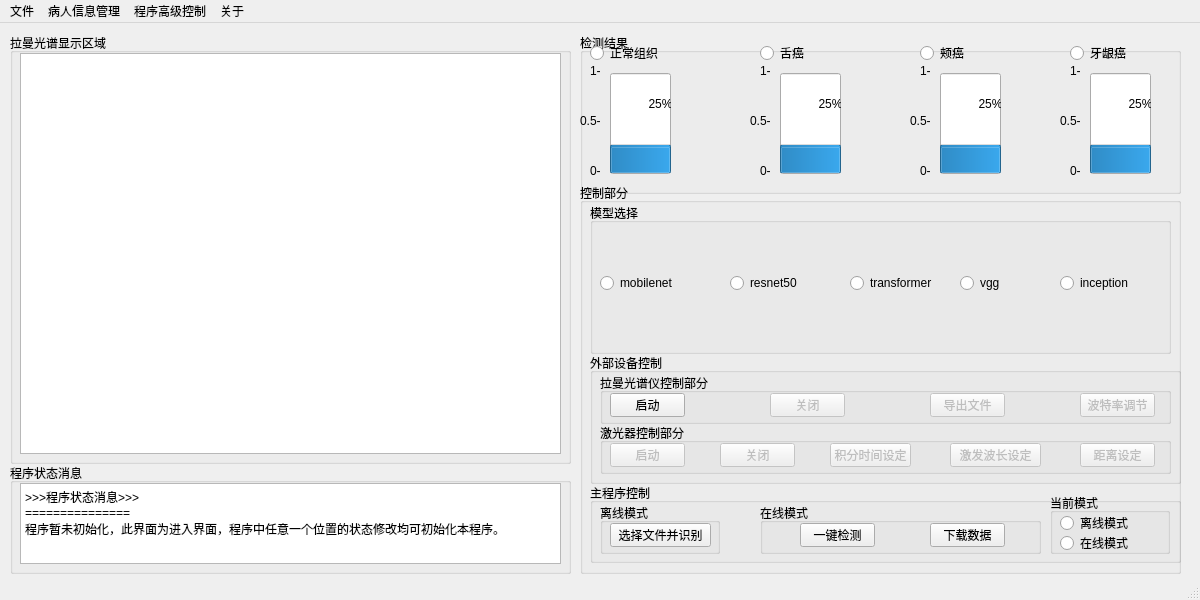
<?xml version="1.0" encoding="UTF-8"?>
<ui version="4.0">
 <class>MainWindow</class>
 <widget class="QMainWindow" name="MainWindow">
  <property name="geometry">
   <rect>
    <x>0</x>
    <y>0</y>
    <width>1200</width>
    <height>600</height>
   </rect>
  </property>
  <property name="minimumSize">
   <size>
    <width>1200</width>
    <height>600</height>
   </size>
  </property>
  <property name="maximumSize">
   <size>
    <width>1200</width>
    <height>600</height>
   </size>
  </property>
  <property name="windowTitle">
   <string>MainWindow</string>
  </property>
  <widget class="QWidget" name="centralwidget">
   <widget class="QGroupBox" name="groupBox">
    <property name="geometry">
     <rect>
      <x>10</x>
      <y>10</y>
      <width>561</width>
      <height>431</height>
     </rect>
    </property>
    <property name="title">
     <string>拉曼光谱显示区域</string>
    </property>
    <widget class="QGraphicsView" name="graphicsView">
     <property name="geometry">
      <rect>
       <x>10</x>
       <y>20</y>
       <width>541</width>
       <height>401</height>
      </rect>
     </property>
    </widget>
    <widget class="QLabel" name="label">
     <property name="geometry">
      <rect>
       <x>12</x>
       <y>15</y>
       <width>541</width>
       <height>411</height>
      </rect>
     </property>
     <property name="text">
      <string/>
     </property>
    </widget>
   </widget>
   <widget class="QGroupBox" name="groupBox_2">
    <property name="geometry">
     <rect>
      <x>580</x>
      <y>10</y>
      <width>601</width>
      <height>161</height>
     </rect>
    </property>
    <property name="title">
     <string>检测结果</string>
    </property>
    <widget class="QRadioButton" name="radioButton">
     <property name="geometry">
      <rect>
       <x>10</x>
       <y>10</y>
       <width>95</width>
       <height>20</height>
      </rect>
     </property>
     <property name="text">
      <string>正常组织</string>
     </property>
    </widget>
    <widget class="QRadioButton" name="radioButton_2">
     <property name="geometry">
      <rect>
       <x>180</x>
       <y>10</y>
       <width>95</width>
       <height>20</height>
      </rect>
     </property>
     <property name="text">
      <string>舌癌</string>
     </property>
    </widget>
    <widget class="QRadioButton" name="radioButton_3">
     <property name="geometry">
      <rect>
       <x>340</x>
       <y>10</y>
       <width>95</width>
       <height>20</height>
      </rect>
     </property>
     <property name="text">
      <string>颊癌</string>
     </property>
    </widget>
    <widget class="QRadioButton" name="radioButton_4">
     <property name="geometry">
      <rect>
       <x>490</x>
       <y>10</y>
       <width>95</width>
       <height>20</height>
      </rect>
     </property>
     <property name="text">
      <string>牙龈癌</string>
     </property>
    </widget>
    <widget class="QProgressBar" name="progressBar">
     <property name="geometry">
      <rect>
       <x>30</x>
       <y>40</y>
       <width>61</width>
       <height>101</height>
      </rect>
     </property>
     <property name="value">
      <number>25</number>
     </property>
     <property name="alignment">
      <set>Qt::AlignBottom|Qt::AlignJustify</set>
     </property>
     <property name="orientation">
      <enum>Qt::Vertical</enum>
     </property>
    </widget>
    <widget class="QProgressBar" name="progressBar_2">
     <property name="geometry">
      <rect>
       <x>200</x>
       <y>40</y>
       <width>61</width>
       <height>101</height>
      </rect>
     </property>
     <property name="value">
      <number>25</number>
     </property>
     <property name="orientation">
      <enum>Qt::Vertical</enum>
     </property>
    </widget>
    <widget class="QProgressBar" name="progressBar_3">
     <property name="geometry">
      <rect>
       <x>360</x>
       <y>40</y>
       <width>61</width>
       <height>101</height>
      </rect>
     </property>
     <property name="value">
      <number>25</number>
     </property>
     <property name="orientation">
      <enum>Qt::Vertical</enum>
     </property>
    </widget>
    <widget class="QProgressBar" name="progressBar_4">
     <property name="geometry">
      <rect>
       <x>510</x>
       <y>40</y>
       <width>61</width>
       <height>101</height>
      </rect>
     </property>
     <property name="value">
      <number>25</number>
     </property>
     <property name="orientation">
      <enum>Qt::Vertical</enum>
     </property>
    </widget>
    <widget class="QRadioButton" name="radioButton_21">
     <property name="geometry">
      <rect>
       <x>650</x>
       <y>20</y>
       <width>95</width>
       <height>20</height>
      </rect>
     </property>
     <property name="text">
      <string>保留</string>
     </property>
    </widget>
    <widget class="QLabel" name="label_5">
     <property name="geometry">
      <rect>
       <x>0</x>
       <y>80</y>
       <width>31</width>
       <height>16</height>
      </rect>
     </property>
     <property name="text">
      <string>0.5-</string>
     </property>
    </widget>
    <widget class="QLabel" name="label_6">
     <property name="geometry">
      <rect>
       <x>10</x>
       <y>30</y>
       <width>21</width>
       <height>16</height>
      </rect>
     </property>
     <property name="text">
      <string>1-</string>
     </property>
    </widget>
    <widget class="QLabel" name="label_7">
     <property name="geometry">
      <rect>
       <x>10</x>
       <y>130</y>
       <width>21</width>
       <height>16</height>
      </rect>
     </property>
     <property name="text">
      <string>0-</string>
     </property>
    </widget>
    <widget class="QLabel" name="label_8">
     <property name="geometry">
      <rect>
       <x>170</x>
       <y>80</y>
       <width>21</width>
       <height>16</height>
      </rect>
     </property>
     <property name="text">
      <string>0.5-</string>
     </property>
    </widget>
    <widget class="QLabel" name="label_9">
     <property name="geometry">
      <rect>
       <x>180</x>
       <y>30</y>
       <width>21</width>
       <height>16</height>
      </rect>
     </property>
     <property name="text">
      <string>1-</string>
     </property>
    </widget>
    <widget class="QLabel" name="label_10">
     <property name="geometry">
      <rect>
       <x>180</x>
       <y>130</y>
       <width>21</width>
       <height>16</height>
      </rect>
     </property>
     <property name="text">
      <string>0-</string>
     </property>
    </widget>
    <widget class="QLabel" name="label_11">
     <property name="geometry">
      <rect>
       <x>330</x>
       <y>80</y>
       <width>21</width>
       <height>16</height>
      </rect>
     </property>
     <property name="text">
      <string>0.5-</string>
     </property>
    </widget>
    <widget class="QLabel" name="label_12">
     <property name="geometry">
      <rect>
       <x>340</x>
       <y>30</y>
       <width>21</width>
       <height>16</height>
      </rect>
     </property>
     <property name="text">
      <string>1-</string>
     </property>
    </widget>
    <widget class="QLabel" name="label_13">
     <property name="geometry">
      <rect>
       <x>340</x>
       <y>130</y>
       <width>21</width>
       <height>16</height>
      </rect>
     </property>
     <property name="text">
      <string>0-</string>
     </property>
    </widget>
    <widget class="QLabel" name="label_14">
     <property name="geometry">
      <rect>
       <x>480</x>
       <y>80</y>
       <width>21</width>
       <height>16</height>
      </rect>
     </property>
     <property name="text">
      <string>0.5-</string>
     </property>
    </widget>
    <widget class="QLabel" name="label_15">
     <property name="geometry">
      <rect>
       <x>490</x>
       <y>30</y>
       <width>21</width>
       <height>16</height>
      </rect>
     </property>
     <property name="text">
      <string>1-</string>
     </property>
    </widget>
    <widget class="QLabel" name="label_16">
     <property name="geometry">
      <rect>
       <x>490</x>
       <y>130</y>
       <width>21</width>
       <height>16</height>
      </rect>
     </property>
     <property name="text">
      <string>0-</string>
     </property>
    </widget>
   </widget>
   <widget class="QGroupBox" name="groupBox_3">
    <property name="geometry">
     <rect>
      <x>580</x>
      <y>160</y>
      <width>601</width>
      <height>391</height>
     </rect>
    </property>
    <property name="title">
     <string>控制部分</string>
    </property>
    <widget class="QGroupBox" name="groupBox_4">
     <property name="geometry">
      <rect>
       <x>10</x>
       <y>20</y>
       <width>581</width>
       <height>151</height>
      </rect>
     </property>
     <property name="title">
      <string>模型选择</string>
     </property>
     <widget class="QRadioButton" name="radioButton_5">
      <property name="geometry">
       <rect>
        <x>790</x>
        <y>20</y>
        <width>95</width>
        <height>20</height>
       </rect>
      </property>
      <property name="text">
       <string>AlexNet</string>
      </property>
     </widget>
     <widget class="QRadioButton" name="radioButton_6">
      <property name="geometry">
       <rect>
        <x>710</x>
        <y>20</y>
        <width>95</width>
        <height>20</height>
       </rect>
      </property>
      <property name="text">
       <string>DenseNet</string>
      </property>
     </widget>
     <widget class="QRadioButton" name="radioButton_7">
      <property name="geometry">
       <rect>
        <x>630</x>
        <y>20</y>
        <width>95</width>
        <height>20</height>
       </rect>
      </property>
      <property name="text">
       <string>EfficientNet</string>
      </property>
     </widget>
     <widget class="QRadioButton" name="radioButton_8">
      <property name="geometry">
       <rect>
        <x>790</x>
        <y>70</y>
        <width>95</width>
        <height>20</height>
       </rect>
      </property>
      <property name="text">
       <string>MobileNet</string>
      </property>
     </widget>
     <widget class="QRadioButton" name="radioButton_9">
      <property name="geometry">
       <rect>
        <x>710</x>
        <y>110</y>
        <width>95</width>
        <height>20</height>
       </rect>
      </property>
      <property name="text">
       <string>GhostNet</string>
      </property>
     </widget>
     <widget class="QRadioButton" name="radioButton_10">
      <property name="geometry">
       <rect>
        <x>630</x>
        <y>50</y>
        <width>95</width>
        <height>20</height>
       </rect>
      </property>
      <property name="text">
       <string>Inception</string>
      </property>
     </widget>
     <widget class="QRadioButton" name="radioButton_11">
      <property name="geometry">
       <rect>
        <x>710</x>
        <y>50</y>
        <width>95</width>
        <height>20</height>
       </rect>
      </property>
      <property name="text">
       <string>SqueezeNet</string>
      </property>
     </widget>
     <widget class="QRadioButton" name="radioButton_12">
      <property name="geometry">
       <rect>
        <x>710</x>
        <y>70</y>
        <width>95</width>
        <height>20</height>
       </rect>
      </property>
      <property name="text">
       <string>ResNet</string>
      </property>
     </widget>
     <widget class="QRadioButton" name="radioButton_13">
      <property name="geometry">
       <rect>
        <x>630</x>
        <y>70</y>
        <width>95</width>
        <height>20</height>
       </rect>
      </property>
      <property name="text">
       <string>ShuffleNet</string>
      </property>
     </widget>
     <widget class="QRadioButton" name="radioButton_14">
      <property name="geometry">
       <rect>
        <x>790</x>
        <y>110</y>
        <width>95</width>
        <height>20</height>
       </rect>
      </property>
      <property name="text">
       <string>PCA+LDA</string>
      </property>
     </widget>
     <widget class="QRadioButton" name="radioButton_15">
      <property name="geometry">
       <rect>
        <x>790</x>
        <y>50</y>
        <width>95</width>
        <height>20</height>
       </rect>
      </property>
      <property name="text">
       <string>Transformer</string>
      </property>
     </widget>
     <widget class="QRadioButton" name="radioButton_16">
      <property name="geometry">
       <rect>
        <x>790</x>
        <y>90</y>
        <width>95</width>
        <height>20</height>
       </rect>
      </property>
      <property name="text">
       <string>VggNet</string>
      </property>
     </widget>
     <widget class="QRadioButton" name="radioButton_17">
      <property name="geometry">
       <rect>
        <x>710</x>
        <y>90</y>
        <width>95</width>
        <height>20</height>
       </rect>
      </property>
      <property name="text">
       <string>RexNeXt</string>
      </property>
     </widget>
     <widget class="QRadioButton" name="radioButton_18">
      <property name="geometry">
       <rect>
        <x>630</x>
        <y>90</y>
        <width>95</width>
        <height>20</height>
       </rect>
      </property>
      <property name="text">
       <string>PCA+SVM</string>
      </property>
     </widget>
     <widget class="QRadioButton" name="radioButton_22">
      <property name="geometry">
       <rect>
        <x>10</x>
        <y>70</y>
        <width>95</width>
        <height>20</height>
       </rect>
      </property>
      <property name="text">
       <string>mobilenet</string>
      </property>
     </widget>
     <widget class="QRadioButton" name="radioButton_23">
      <property name="geometry">
       <rect>
        <x>140</x>
        <y>70</y>
        <width>95</width>
        <height>20</height>
       </rect>
      </property>
      <property name="text">
       <string>resnet50</string>
      </property>
     </widget>
     <widget class="QRadioButton" name="radioButton_24">
      <property name="geometry">
       <rect>
        <x>260</x>
        <y>70</y>
        <width>95</width>
        <height>20</height>
       </rect>
      </property>
      <property name="text">
       <string>transformer</string>
      </property>
     </widget>
     <widget class="QRadioButton" name="radioButton_25">
      <property name="geometry">
       <rect>
        <x>370</x>
        <y>70</y>
        <width>95</width>
        <height>20</height>
       </rect>
      </property>
      <property name="text">
       <string>vgg</string>
      </property>
     </widget>
     <widget class="QRadioButton" name="radioButton_26">
      <property name="geometry">
       <rect>
        <x>470</x>
        <y>70</y>
        <width>95</width>
        <height>20</height>
       </rect>
      </property>
      <property name="text">
       <string>inception</string>
      </property>
     </widget>
    </widget>
    <widget class="QGroupBox" name="groupBox_5">
     <property name="geometry">
      <rect>
       <x>10</x>
       <y>170</y>
       <width>591</width>
       <height>131</height>
      </rect>
     </property>
     <property name="title">
      <string>外部设备控制</string>
     </property>
     <widget class="QGroupBox" name="groupBox_6">
      <property name="geometry">
       <rect>
        <x>10</x>
        <y>20</y>
        <width>571</width>
        <height>51</height>
       </rect>
      </property>
      <property name="title">
       <string>拉曼光谱仪控制部分</string>
      </property>
      <widget class="QPushButton" name="pushButton_2">
       <property name="enabled">
        <bool>true</bool>
       </property>
       <property name="geometry">
        <rect>
         <x>10</x>
         <y>20</y>
         <width>75</width>
         <height>24</height>
        </rect>
       </property>
       <property name="text">
        <string>启动</string>
       </property>
      </widget>
      <widget class="QPushButton" name="pushButton_3">
       <property name="enabled">
        <bool>false</bool>
       </property>
       <property name="geometry">
        <rect>
         <x>170</x>
         <y>20</y>
         <width>75</width>
         <height>24</height>
        </rect>
       </property>
       <property name="text">
        <string>关闭</string>
       </property>
      </widget>
      <widget class="QPushButton" name="pushButton_4">
       <property name="enabled">
        <bool>false</bool>
       </property>
       <property name="geometry">
        <rect>
         <x>330</x>
         <y>20</y>
         <width>75</width>
         <height>24</height>
        </rect>
       </property>
       <property name="text">
        <string>导出文件</string>
       </property>
      </widget>
      <widget class="QPushButton" name="pushButton_7">
       <property name="enabled">
        <bool>false</bool>
       </property>
       <property name="geometry">
        <rect>
         <x>480</x>
         <y>20</y>
         <width>75</width>
         <height>24</height>
        </rect>
       </property>
       <property name="text">
        <string>波特率调节</string>
       </property>
      </widget>
     </widget>
     <widget class="QGroupBox" name="groupBox_7">
      <property name="geometry">
       <rect>
        <x>10</x>
        <y>70</y>
        <width>571</width>
        <height>51</height>
       </rect>
      </property>
      <property name="title">
       <string>激光器控制部分</string>
      </property>
      <widget class="QPushButton" name="pushButton_5">
       <property name="enabled">
        <bool>false</bool>
       </property>
       <property name="geometry">
        <rect>
         <x>10</x>
         <y>20</y>
         <width>75</width>
         <height>24</height>
        </rect>
       </property>
       <property name="text">
        <string>启动</string>
       </property>
      </widget>
      <widget class="QPushButton" name="pushButton_6">
       <property name="enabled">
        <bool>false</bool>
       </property>
       <property name="geometry">
        <rect>
         <x>120</x>
         <y>20</y>
         <width>75</width>
         <height>24</height>
        </rect>
       </property>
       <property name="text">
        <string>关闭</string>
       </property>
      </widget>
      <widget class="QPushButton" name="pushButton_8">
       <property name="enabled">
        <bool>false</bool>
       </property>
       <property name="geometry">
        <rect>
         <x>230</x>
         <y>20</y>
         <width>81</width>
         <height>24</height>
        </rect>
       </property>
       <property name="text">
        <string>积分时间设定</string>
       </property>
      </widget>
      <widget class="QPushButton" name="pushButton_9">
       <property name="enabled">
        <bool>false</bool>
       </property>
       <property name="geometry">
        <rect>
         <x>350</x>
         <y>20</y>
         <width>91</width>
         <height>24</height>
        </rect>
       </property>
       <property name="text">
        <string>激发波长设定</string>
       </property>
      </widget>
      <widget class="QPushButton" name="pushButton_10">
       <property name="enabled">
        <bool>false</bool>
       </property>
       <property name="geometry">
        <rect>
         <x>480</x>
         <y>20</y>
         <width>75</width>
         <height>24</height>
        </rect>
       </property>
       <property name="text">
        <string>距离设定</string>
       </property>
      </widget>
     </widget>
    </widget>
    <widget class="QGroupBox" name="groupBox_8">
     <property name="geometry">
      <rect>
       <x>10</x>
       <y>300</y>
       <width>591</width>
       <height>80</height>
      </rect>
     </property>
     <property name="title">
      <string>主程序控制</string>
     </property>
     <widget class="QGroupBox" name="groupBox_9">
      <property name="geometry">
       <rect>
        <x>460</x>
        <y>10</y>
        <width>120</width>
        <height>61</height>
       </rect>
      </property>
      <property name="title">
       <string>当前模式</string>
      </property>
      <widget class="QRadioButton" name="radioButton_19">
       <property name="geometry">
        <rect>
         <x>10</x>
         <y>20</y>
         <width>95</width>
         <height>20</height>
        </rect>
       </property>
       <property name="text">
        <string>离线模式</string>
       </property>
      </widget>
      <widget class="QRadioButton" name="radioButton_20">
       <property name="geometry">
        <rect>
         <x>10</x>
         <y>40</y>
         <width>95</width>
         <height>20</height>
        </rect>
       </property>
       <property name="text">
        <string>在线模式</string>
       </property>
      </widget>
     </widget>
     <widget class="QGroupBox" name="groupBox_10">
      <property name="geometry">
       <rect>
        <x>10</x>
        <y>20</y>
        <width>120</width>
        <height>51</height>
       </rect>
      </property>
      <property name="title">
       <string>离线模式</string>
      </property>
      <widget class="QPushButton" name="pushButton_11">
       <property name="geometry">
        <rect>
         <x>10</x>
         <y>20</y>
         <width>101</width>
         <height>24</height>
        </rect>
       </property>
       <property name="text">
        <string>选择文件并识别</string>
       </property>
      </widget>
     </widget>
     <widget class="QGroupBox" name="groupBox_11">
      <property name="geometry">
       <rect>
        <x>170</x>
        <y>20</y>
        <width>281</width>
        <height>51</height>
       </rect>
      </property>
      <property name="title">
       <string>在线模式</string>
      </property>
      <widget class="QPushButton" name="pushButton_12">
       <property name="geometry">
        <rect>
         <x>40</x>
         <y>20</y>
         <width>75</width>
         <height>24</height>
        </rect>
       </property>
       <property name="text">
        <string>一键检测</string>
       </property>
      </widget>
      <widget class="QPushButton" name="pushButton_13">
       <property name="geometry">
        <rect>
         <x>170</x>
         <y>20</y>
         <width>75</width>
         <height>24</height>
        </rect>
       </property>
       <property name="text">
        <string>下载数据</string>
       </property>
      </widget>
     </widget>
    </widget>
   </widget>
   <widget class="QGroupBox" name="groupBox_12">
    <property name="geometry">
     <rect>
      <x>10</x>
      <y>440</y>
      <width>561</width>
      <height>111</height>
     </rect>
    </property>
    <property name="title">
     <string>程序状态消息</string>
    </property>
    <widget class="QTextBrowser" name="textBrowser">
     <property name="geometry">
      <rect>
       <x>10</x>
       <y>20</y>
       <width>541</width>
       <height>81</height>
      </rect>
     </property>
     <property name="html">
      <string>&lt;!DOCTYPE HTML PUBLIC &quot;-//W3C//DTD HTML 4.0//EN&quot; &quot;http://www.w3.org/TR/REC-html40/strict.dtd&quot;&gt;
&lt;html&gt;&lt;head&gt;&lt;meta name=&quot;qrichtext&quot; content=&quot;1&quot; /&gt;&lt;meta charset=&quot;utf-8&quot; /&gt;&lt;style type=&quot;text/css&quot;&gt;
p, li { white-space: pre-wrap; }
&lt;/style&gt;&lt;/head&gt;&lt;body style=&quot; font-family:'Microsoft YaHei UI'; font-size:9pt; font-weight:400; font-style:normal;&quot;&gt;
&lt;p style=&quot; margin-top:0px; margin-bottom:0px; margin-left:0px; margin-right:0px; -qt-block-indent:0; text-indent:0px;&quot;&gt;&amp;gt;&amp;gt;&amp;gt;程序状态消息&amp;gt;&amp;gt;&amp;gt;&lt;/p&gt;
&lt;p style=&quot; margin-top:0px; margin-bottom:0px; margin-left:0px; margin-right:0px; -qt-block-indent:0; text-indent:0px;&quot;&gt;===============&lt;/p&gt;
&lt;p style=&quot; margin-top:0px; margin-bottom:0px; margin-left:0px; margin-right:0px; -qt-block-indent:0; text-indent:0px;&quot;&gt;程序暂未初始化，此界面为进入界面，程序中任意一个位置的状态修改均可初始化本程序。&lt;/p&gt;&lt;/body&gt;&lt;/html&gt;</string>
     </property>
    </widget>
   </widget>
  </widget>
  <widget class="QMenuBar" name="menubar">
   <property name="geometry">
    <rect>
     <x>0</x>
     <y>0</y>
     <width>1200</width>
     <height>22</height>
    </rect>
   </property>
   <widget class="QMenu" name="menu">
    <property name="title">
     <string>文件</string>
    </property>
    <addaction name="action_save_data_normal"/>
    <addaction name="action_save_all_data"/>
    <addaction name="separator"/>
    <addaction name="action_input_file"/>
   </widget>
   <widget class="QMenu" name="menu_2">
    <property name="title">
     <string>病人信息管理</string>
    </property>
    <addaction name="action_input_information"/>
    <addaction name="action_show_information"/>
   </widget>
   <widget class="QMenu" name="menu_3">
    <property name="title">
     <string>程序高级控制</string>
    </property>
    <addaction name="action_show_status_program"/>
    <addaction name="separator"/>
    <addaction name="action_clear_window"/>
    <addaction name="action_self_check"/>
    <addaction name="separator"/>
    <addaction name="action_exit"/>
   </widget>
   <widget class="QMenu" name="menu_4">
    <property name="title">
     <string>关于</string>
    </property>
    <addaction name="action_program_information"/>
    <addaction name="action_visit_website"/>
   </widget>
   <addaction name="menu"/>
   <addaction name="menu_2"/>
   <addaction name="menu_3"/>
   <addaction name="menu_4"/>
  </widget>
  <widget class="QStatusBar" name="statusbar"/>
  <action name="action_save_data_normal">
   <property name="text">
    <string>导出数据</string>
   </property>
   <property name="toolTip">
    <string>导出数据</string>
   </property>
  </action>
  <action name="action_save_all_data">
   <property name="text">
    <string>导出文件所有信息</string>
   </property>
   <property name="toolTip">
    <string>导出文件所有信息</string>
   </property>
  </action>
  <action name="action_input_file">
   <property name="text">
    <string>导入文件</string>
   </property>
   <property name="toolTip">
    <string>导入文件</string>
   </property>
  </action>
  <action name="action_input_information">
   <property name="text">
    <string>导入病人信息</string>
   </property>
   <property name="toolTip">
    <string>导入病人信息</string>
   </property>
  </action>
  <action name="action_show_information">
   <property name="text">
    <string>显示病人信息</string>
   </property>
   <property name="toolTip">
    <string>显示病人信息</string>
   </property>
  </action>
  <action name="action_show_status_program">
   <property name="text">
    <string>显示目前程序参数状态</string>
   </property>
  </action>
  <action name="action_clear_window">
   <property name="text">
    <string>程序屏幕状态清除</string>
   </property>
   <property name="toolTip">
    <string>程序屏幕状态清除</string>
   </property>
  </action>
  <action name="action_exit">
   <property name="text">
    <string>退出</string>
   </property>
   <property name="toolTip">
    <string>退出</string>
   </property>
  </action>
  <action name="action_self_check">
   <property name="text">
    <string>程序功能自检</string>
   </property>
  </action>
  <action name="action_program_information">
   <property name="text">
    <string>程序信息</string>
   </property>
  </action>
  <action name="action_visit_website">
   <property name="text">
    <string>程序官网</string>
   </property>
  </action>
 </widget>
 <resources/>
 <connections/>
</ui>
